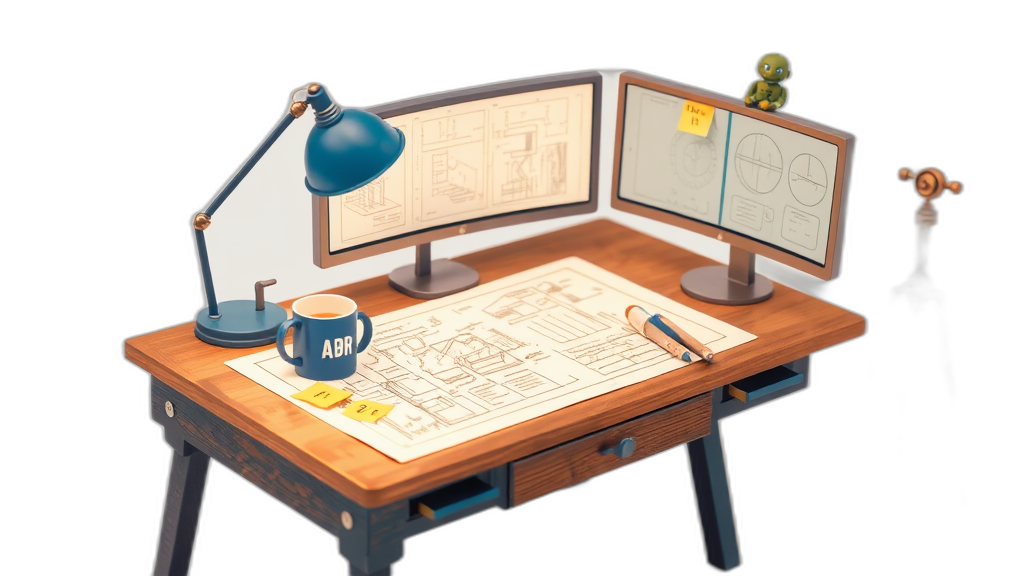
#> input picture art/workstations/percy.png, 1024 x 576 px; its folder holds 4 pictures in this run
$ python stitch-panorama.py
#> lines starting #> are read from the running program, lines starting #| are printed output that depends on the picture
"""
stitch-panorama.py — Stitch 6 workstation vignettes into a 1920x1080 panorama

Uses gradient blending at panel edges for seamless transitions.
Outputs to apps/terrarium/public/scenes/terrarium-scene.png
"""

from pathlib import Path
from PIL import Image, ImageFilter, ImageEnhance
import numpy as np

ART_DIR = Path(__file__).parent
WORKSTATION_DIR = ART_DIR / "workstations"
OUTPUT_PATH = ART_DIR.parent / "apps" / "terrarium" / "public" / "scenes" / "terrarium-scene.png"

# Agent order left to right
AGENTS = ["percy", "scout", "forge", "pixel", "sage", "relay"]

# Target panorama size
PANO_W, PANO_H = 1920, 1080

# Panel width in the final panorama (with overlap)
PANEL_W = 380  # 6 * 380 = 2280, so ~360px of total overlap for blending
OVERLAP = 60   # px of gradient blend between adjacent panels


def load_and_resize(agent_id: str) -> Image.Image:
    """Load a workstation vignette and resize to panel dimensions."""
#> called with agent_id = 'percy'
    path = WORKSTATION_DIR / f"{agent_id}.png"
    if not path.exists():
        raise FileNotFoundError(f"Missing workstation: {path}")
    img = Image.open(path)
#> img is the input picture: PIL image 1024x576 RGBA; mean R, G, B, A 80.8, 70.5, 61.3, 112.4
    # Resize to panel dimensions maintaining aspect ratio, then crop to fill
    target_h = PANO_H
    target_w = PANEL_W
    # Scale to fill height
    scale = target_h / img.height
#> scale = 1.88
    new_w = int(img.width * scale)
#> new_w = 1920
    img = img.resize((new_w, target_h), Image.LANCZOS)
#> img: PIL image 1920x1080 RGBA
    # Center crop to panel width
    if new_w > target_w:
        left = (new_w - target_w) // 2
#> left = 770
        img = img.crop((left, 0, left + target_w, target_h))
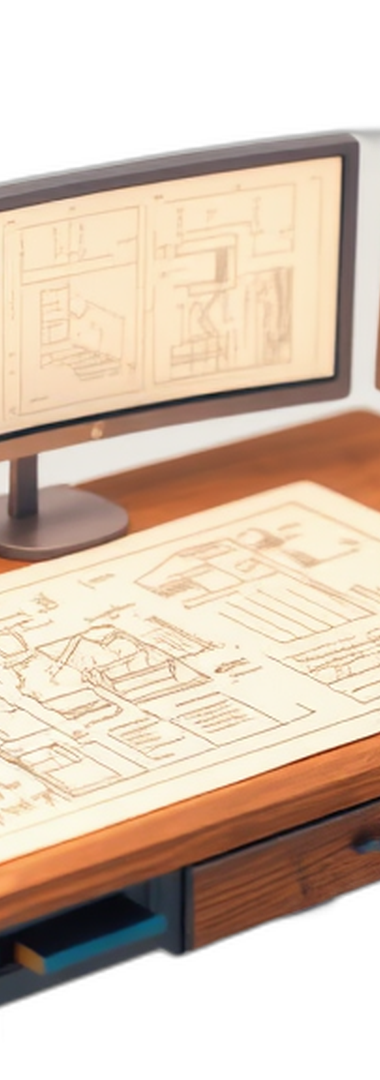
#> img: PIL image 380x1080 RGBA; mean R, G, B, A 150.5, 131.7, 114.3, 186.5; transparent parts drawn white
    return img


def create_gradient_mask(width: int, height: int, overlap: int) -> Image.Image:
    """Create a left-to-right gradient mask for blending."""
    mask = Image.new("L", (width, height), 255)
    pixels = np.array(mask)
    # Left fade-in
    for x in range(overlap):
        alpha = int(255 * (x / overlap))
        pixels[:, x] = alpha
    # Right fade-out
    for x in range(overlap):
        alpha = int(255 * ((overlap - x) / overlap))
        pixels[:, width - overlap + x] = alpha
    return Image.fromarray(pixels)


def stitch_panorama():
    print("Loading workstation vignettes...")
    panels = []
    for agent_id in AGENTS:
        panel = load_and_resize(agent_id)
        panels.append(panel)
        print(f"  {agent_id}: {panel.size}")
#|   percy: (380, 1080)

    # Create the panorama canvas
    pano = Image.new("RGB", (PANO_W, PANO_H), (10, 10, 15))

    # Calculate panel positions (evenly spaced with overlap)
    spacing = (PANO_W - PANEL_W) / (len(panels) - 1)

    print(f"\nStitching {len(panels)} panels (spacing: {spacing:.0f}px, overlap: {OVERLAP}px)...")

    for i, panel in enumerate(panels):
        x = int(i * spacing)

        if i == 0:
            # First panel: no left blend
            mask = Image.new("L", panel.size, 255)
            pixels = np.array(mask)
            # Right fade
            for rx in range(OVERLAP):
                alpha = int(255 * ((OVERLAP - rx) / OVERLAP))
                pixels[:, PANEL_W - OVERLAP + rx] = alpha
            mask = Image.fromarray(pixels)
        elif i == len(panels) - 1:
            # Last panel: no right blend
            mask = Image.new("L", panel.size, 255)
            pixels = np.array(mask)
            # Left fade
            for lx in range(OVERLAP):
                alpha = int(255 * (lx / OVERLAP))
                pixels[:, lx] = alpha
            mask = Image.fromarray(pixels)
        else:
            # Middle panels: both edges blend
            mask = create_gradient_mask(PANEL_W, PANO_H, OVERLAP)

        pano.paste(panel, (x, 0), mask)
        print(f"  Placed {AGENTS[i]} at x={x}")

    # Apply a subtle unified color grade to tie everything together
    print("\nApplying color grade...")
    # Slight blue tint for nighttime cohesion
    r, g, b = pano.split()
    r = ImageEnhance.Brightness(r).enhance(0.92)
    b = ImageEnhance.Brightness(b).enhance(1.08)
    pano = Image.merge("RGB", (r, g, b))

    # Slight contrast boost
    pano = ImageEnhance.Contrast(pano).enhance(1.05)

    # Save
    OUTPUT_PATH.parent.mkdir(parents=True, exist_ok=True)
    pano.save(OUTPUT_PATH, quality=95)
    print(f"\nPanorama saved to {OUTPUT_PATH}")
    print(f"Size: {pano.size}")


if __name__ == "__main__":
#> (the run stopped early here; a loop or call above may not have finished)
